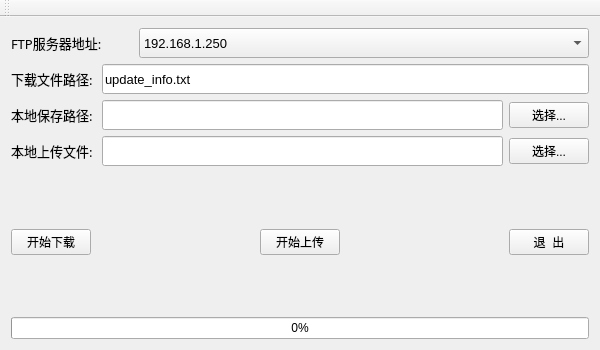
<?xml version="1.0" encoding="UTF-8"?>
<ui version="4.0">
 <class>MainWindow</class>
 <widget class="QMainWindow" name="MainWindow">
  <property name="geometry">
   <rect>
    <x>0</x>
    <y>0</y>
    <width>600</width>
    <height>350</height>
   </rect>
  </property>
  <property name="minimumSize">
   <size>
    <width>600</width>
    <height>350</height>
   </size>
  </property>
  <property name="windowTitle">
   <string>MainWindow</string>
  </property>
  <widget class="QWidget" name="centralWidget">
   <layout class="QVBoxLayout" name="verticalLayout">
    <item>
     <layout class="QHBoxLayout" name="horizontalLayout">
      <item>
       <widget class="QLabel" name="label1">
        <property name="font">
         <font>
          <family>AcadEref</family>
          <pointsize>10</pointsize>
         </font>
        </property>
        <property name="text">
         <string>FTP服务器地址:</string>
        </property>
       </widget>
      </item>
      <item>
       <widget class="QComboBox" name="comBox">
        <property name="minimumSize">
         <size>
          <width>450</width>
          <height>30</height>
         </size>
        </property>
        <property name="font">
         <font>
          <family>Arial</family>
          <pointsize>10</pointsize>
         </font>
        </property>
        <property name="currentIndex">
         <number>0</number>
        </property>
        <item>
         <property name="text">
          <string>192.168.1.250</string>
         </property>
        </item>
        <item>
         <property name="text">
          <string>39.102.43.157</string>
         </property>
        </item>
        <item>
         <property name="text">
          <string>192.168.150.4</string>
         </property>
        </item>
       </widget>
      </item>
     </layout>
    </item>
    <item>
     <layout class="QHBoxLayout" name="horizontalLayout_5">
      <item>
       <widget class="QLabel" name="label2">
        <property name="font">
         <font>
          <family>AcadEref</family>
          <pointsize>10</pointsize>
         </font>
        </property>
        <property name="text">
         <string>下载文件路径: </string>
        </property>
       </widget>
      </item>
      <item>
       <widget class="QLineEdit" name="lEdit1">
        <property name="minimumSize">
         <size>
          <width>0</width>
          <height>30</height>
         </size>
        </property>
        <property name="font">
         <font>
          <family>Arial</family>
          <pointsize>10</pointsize>
         </font>
        </property>
        <property name="text">
         <string>update_info.txt</string>
        </property>
       </widget>
      </item>
     </layout>
    </item>
    <item>
     <layout class="QHBoxLayout" name="horizontalLayout_2">
      <item>
       <widget class="QLabel" name="label3">
        <property name="font">
         <font>
          <family>AcadEref</family>
          <pointsize>10</pointsize>
         </font>
        </property>
        <property name="text">
         <string>本地保存路径: </string>
        </property>
       </widget>
      </item>
      <item>
       <widget class="QLineEdit" name="lEdit2">
        <property name="minimumSize">
         <size>
          <width>0</width>
          <height>30</height>
         </size>
        </property>
        <property name="font">
         <font>
          <family>Arial</family>
          <pointsize>10</pointsize>
         </font>
        </property>
       </widget>
      </item>
      <item>
       <widget class="QPushButton" name="pButton1">
        <property name="text">
         <string>选择...</string>
        </property>
       </widget>
      </item>
     </layout>
    </item>
    <item>
     <layout class="QHBoxLayout" name="horizontalLayout_3">
      <item>
       <widget class="QLabel" name="label4">
        <property name="font">
         <font>
          <family>AcadEref</family>
          <pointsize>10</pointsize>
         </font>
        </property>
        <property name="text">
         <string>本地上传文件: </string>
        </property>
       </widget>
      </item>
      <item>
       <widget class="QLineEdit" name="lEdit3">
        <property name="minimumSize">
         <size>
          <width>0</width>
          <height>30</height>
         </size>
        </property>
        <property name="font">
         <font>
          <family>Arial</family>
          <pointsize>10</pointsize>
         </font>
        </property>
       </widget>
      </item>
      <item>
       <widget class="QPushButton" name="pButton2">
        <property name="text">
         <string>选择...</string>
        </property>
       </widget>
      </item>
     </layout>
    </item>
    <item>
     <spacer name="verticalSpacer">
      <property name="orientation">
       <enum>Qt::Vertical</enum>
      </property>
      <property name="sizeHint" stdset="0">
       <size>
        <width>20</width>
        <height>40</height>
       </size>
      </property>
     </spacer>
    </item>
    <item>
     <layout class="QHBoxLayout" name="horizontalLayout_4">
      <item>
       <widget class="QPushButton" name="pButton3">
        <property name="text">
         <string>开始下载</string>
        </property>
       </widget>
      </item>
      <item>
       <spacer name="horizontalSpacer">
        <property name="orientation">
         <enum>Qt::Horizontal</enum>
        </property>
        <property name="sizeHint" stdset="0">
         <size>
          <width>40</width>
          <height>20</height>
         </size>
        </property>
       </spacer>
      </item>
      <item>
       <widget class="QPushButton" name="pButton4">
        <property name="text">
         <string>开始上传</string>
        </property>
       </widget>
      </item>
      <item>
       <spacer name="horizontalSpacer_2">
        <property name="orientation">
         <enum>Qt::Horizontal</enum>
        </property>
        <property name="sizeHint" stdset="0">
         <size>
          <width>40</width>
          <height>20</height>
         </size>
        </property>
       </spacer>
      </item>
      <item>
       <widget class="QPushButton" name="pButton5">
        <property name="text">
         <string>退  出</string>
        </property>
       </widget>
      </item>
     </layout>
    </item>
    <item>
     <spacer name="verticalSpacer_2">
      <property name="orientation">
       <enum>Qt::Vertical</enum>
      </property>
      <property name="sizeHint" stdset="0">
       <size>
        <width>20</width>
        <height>40</height>
       </size>
      </property>
     </spacer>
    </item>
    <item>
     <widget class="QProgressBar" name="progressBar">
      <property name="value">
       <number>0</number>
      </property>
     </widget>
    </item>
   </layout>
  </widget>
  <widget class="QToolBar" name="mainToolBar">
   <attribute name="toolBarArea">
    <enum>TopToolBarArea</enum>
   </attribute>
   <attribute name="toolBarBreak">
    <bool>false</bool>
   </attribute>
  </widget>
 </widget>
 <layoutdefault spacing="6" margin="11"/>
 <resources/>
 <connections/>
</ui>
